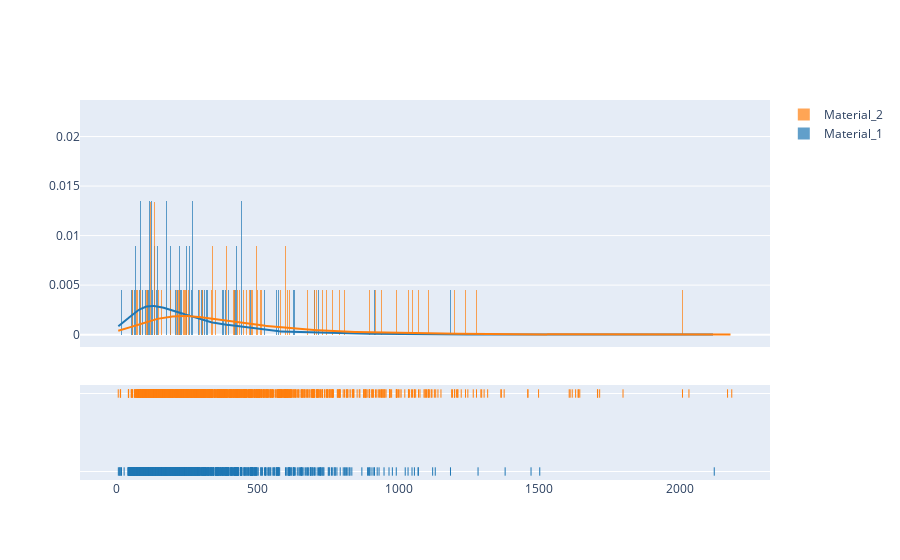

Notebook cell for this chart:
### Code cell
import plotly.figure_factory as ff
import numpy as np

# Group data together
# hist_data = [x1, x2, x3, x4]

grouped = df_tp.groupby(by='Material_type')['Throughput_time'].apply(list)

values = grouped.values

group_labels = grouped.index

# Create distplot with custom bin_size
fig = ff.create_distplot(values, group_labels, bin_size=.2)
fig.show()

### Figure 1 — Plotly figure (JSON) as saved in the notebook; plotly's stock layout.template omitted (floating-point values rounded to 4 significant figures; data arrays with more than 128 entries replaced by an {"elided": "..."} marker saying what was removed)
{"data": [{"autobinx": false, "histnorm": "probability density", "legendgroup": "Material_1", "marker": {"color": "rgb(31, 119, 180)"}, "name": "Material_1", "opacity": 0.7, "type": "histogram", "x": {"elided": "1114 float values"}, "xaxis": "x", "xbins": {"end": 2121.0, "size": 0.2, "start": 4.868}, "yaxis": "y"}, {"autobinx": false, "histnorm": "probability density", "legendgroup": "Material_2", "marker": {"color": "rgb(255, 127, 14)"}, "name": "Material_2", "opacity": 0.7, "type": "histogram", "x": {"elided": "1121 float values"}, "xaxis": "x", "xbins": {"end": 2183.0, "size": 0.2, "start": 4.563}, "yaxis": "y"}, {"legendgroup": "Material_1", "marker": {"color": "rgb(31, 119, 180)"}, "mode": "lines", "name": "Material_1", "showlegend": false, "type": "scatter", "x": {"elided": "500 float values"}, "xaxis": "x", "y": {"elided": "500 float values"}, "yaxis": "y"}, {"legendgroup": "Material_2", "marker": {"color": "rgb(255, 127, 14)"}, "mode": "lines", "name": "Material_2", "showlegend": false, "type": "scatter", "x": {"elided": "500 float values"}, "xaxis": "x", "y": {"elided": "500 float values"}, "yaxis": "y"}, {"legendgroup": "Material_1", "marker": {"color": "rgb(31, 119, 180)", "symbol": "line-ns-open"}, "mode": "markers", "name": "Material_1", "showlegend": false, "type": "scatter", "x": {"elided": "1114 float values"}, "xaxis": "x", "y": {"elided": "1114 str values"}, "yaxis": "y2"}, {"legendgroup": "Material_2", "marker": {"color": "rgb(255, 127, 14)", "symbol": "line-ns-open"}, "mode": "markers", "name": "Material_2", "showlegend": false, "type": "scatter", "x": {"elided": "1121 float values"}, "xaxis": "x", "y": {"elided": "1121 str values"}, "yaxis": "y2"}], "layout": {"barmode": "overlay", "hovermode": "closest", "legend": {"traceorder": "reversed"}, "xaxis": {"anchor": "y2", "domain": [0, 1], "zeroline": false}, "yaxis": {"anchor": "free", "domain": [0.35, 1], "position": 0}, "yaxis2": {"anchor": "x", "domain": [0, 0.25], "dtick": 1, "showticklabels": false}}}
